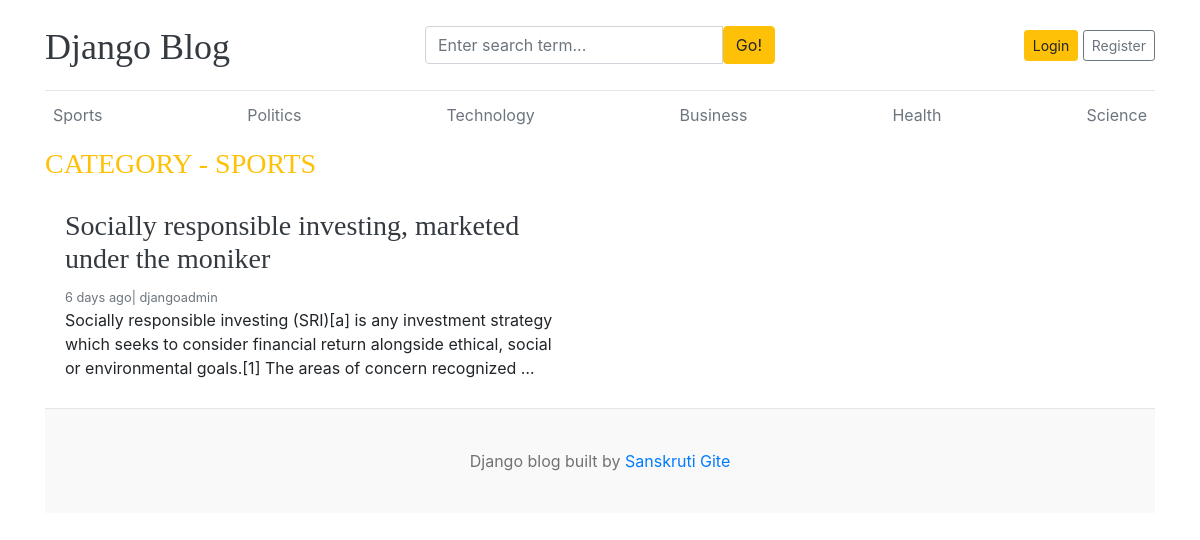
Page /category/1/ on the committed database.
### blogs/models.py (models this page shows, shortened)
class Category(models.Model):
    category_name=models.CharField(max_length=50 , unique=True)
    created_at=models.DateTimeField(auto_now_add=True)
    updated_at=models.DateTimeField(auto_now=True)
    class Meta:
        verbose_name_plural ='categories'
    def __str__(self):
        return self.category_name

class Blog(models.Model):
    title=models.CharField(max_length=100)
    slug=models.SlugField(max_length=150,unique=True,blank=True)
    category=models.ForeignKey(Category, on_delete=models.CASCADE)
    author=models.ForeignKey(User,on_delete=models.CASCADE)
    featured_image=models.ImageField(upload_to='uploads/%Y/%m/%d')
    short_description=models.TextField(max_length=500)
    blog_body=models.TextField(max_length=2000)
    status=models.CharField(max_length=20,choices=STATUS_CHOICES,default="Draft")
    is_featured=models.BooleanField(default=False)
    created_at=models.DateTimeField(auto_now_add=True)
    updated_at=models.DateTimeField(auto_now=True)

### blogs/views.py (the view)
# urls.py: path('<int:category_id>/',views.posts_by_category,name='posts_by_category')
def posts_by_category(request,category_id):
    posts=Blog.objects.filter(status='Published',category_id = category_id)
    category=get_object_or_404(Category,id=category_id)   #this basically shows page not found to user and with this we r using 404.html file
    context={
        'posts':posts,
        'category':category,
    }
    return render(request,'posts_by_category.html',context)

### blogs/context_processors.py (called while the page is built)
def get_categories(request):
    categories=Category.objects.all()
    return dict(categories=categories)

def get_social_links(request):
    social_links =SocialLink.objects.all()
    return dict(social_links=social_links)

### templates/posts_by_category.html
{% extends 'base.html'%}
{% block content %}
    <h3 class="text-uppercase text-warning" style="letter_spacing: 2px;">Category - {{category}}</h3>
    <div class="row mb-2">
        {% if posts%}
        {% for post in posts %}
            <div class="col-md-6">
            <div class="card border-0" >
                <div class="card-body">
                <h3><a href="{% url 'blogs' post.slug%}" class='text-dark'>{{post.title}}</a></h3>
                <small class="mb-1 text-muted">{{post.created_at| timesince}} ago| {{post.author}}</small>
                <p class="card-text">{{post.short_description|truncatewords:25}}</p>
                </div>
            </div>
            </div>
        {% endfor %}
        {% else %}
        <p>No posts found</p>
        {% endif %}
    </div>
{%endblock%}

### templates/base.html (shortened to what this page needs)
    {%load static%}
    <!DOCTYPE html>
    <html lang="en">
    <head>
        <link href="https://getbootstrap.com/docs/4.0/dist/css/bootstrap.min.css" rel="stylesheet">
        <link href="{% static 'css/blog.css' %}" rel="stylesheet">
    </head>
    <body>
        <div class="container">
        <header class="blog-header py-3">
            <div class="row flex-nowrap justify-content-between align-items-center">
            <div class="col-4 pt-1">
                <a class="blog-header-logo text-dark" href="/">Django Blog</a>
            </div>
            <div class="col-md-4">
                <form action="{% url 'search' %}" method="GET">
                    <div class="input-group">
                <input class="form-control" type="text" name="keyword" value="{{ keyword }}" placeholder="Enter search term..." aria-label="Enter search term..." aria-describedby="button-search" />
                <button type="submit" class="btn btn-warning" id="button-search" type="button">Go!</button>
                    </div>
                </form>
            </div>
            <div class="col-md-4 d-flex justify-content-end align-items-center">
                {% if not user.is_authenticated %}
                <a class="btn btn-sm btn-warning" href="{% url 'login' %}">Login</a> &nbsp;
                <a class="btn btn-sm btn-outline-secondary" href="{% url 'register' %}">Register</a>
                {%else%}
                <span>You are logged in as {{user}}</span>
                &emsp;
                <span><a href="{%url 'logout'%}">Logout</a></span>
                {%endif%}
            </div>
            </div>
        </header>
        <div class="nav-scroller py-1 mb-2">
            <nav class="nav d-flex justify-content-between">
                {%for cat in categories%}
            <a class="p-2 text-muted" href="{% url 'posts_by_category' cat.id %}">{{cat.category_name}}</a>
            {%endfor%}
            </nav>
        </div>
{% block content%}
{%endblock%}
<footer class="blog-footer">
    <p>Django blog built by <a href="#">Sanskruti Gite</a></p>
    </footer>
    </body>
    </html>

### blog_main/static/css/blog.css (style rules this page uses)
.blog-header { border-bottom: 1px solid #e5e5e5; }
.blog-header-logo { font-family: "Playfair Display", Georgia, "Times New Roman", serif; font-size: 2.25rem; }
h1, h2, h3, h4, h5, h6 { font-family: "Playfair Display", Georgia, "Times New Roman", serif; }
.blog-footer { padding: 2.5rem 0; color: #727272; text-align: center; background-color: #f9f9f9; border-top: .05rem solid #e5e5e5; }
.blog-footer p:last-child { margin-bottom: 0; }

### rows in the picture
Category: category_name "Sports", category_name "SPORTS"
Category: category_name "Politics"
Category: category_name "Technology"
Category: category_name "Business"
Category: category_name "Health"
Category: category_name "Science"
Blog: title "Socially responsible investing, marketed under the moniker", created_at "6 days", author "djangoadmin", short_description "Socially responsible investing (SRI)[a] is any investment strategy which seeks to consider financial return alongside ethical, social or environmental goals.[1] The areas of concern recognized …"
